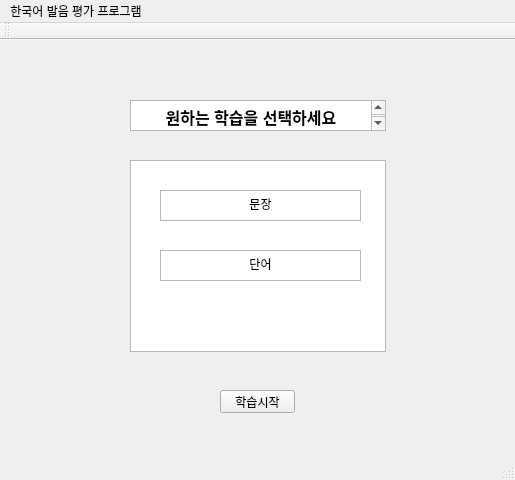
<?xml version="1.0" encoding="UTF-8"?>
<ui version="4.0">
 <class>MainWindow</class>
 <widget class="QMainWindow" name="MainWindow">
  <property name="geometry">
   <rect>
    <x>0</x>
    <y>0</y>
    <width>515</width>
    <height>480</height>
   </rect>
  </property>
  <property name="baseSize">
   <size>
    <width>0</width>
    <height>0</height>
   </size>
  </property>
  <property name="windowTitle">
   <string>MainWindow</string>
  </property>
  <property name="autoFillBackground">
   <bool>false</bool>
  </property>
  <widget class="QWidget" name="centralwidget">
   <widget class="QPushButton" name="startbutton">
    <property name="geometry">
     <rect>
      <x>220</x>
      <y>350</y>
      <width>75</width>
      <height>23</height>
     </rect>
    </property>
    <property name="autoFillBackground">
     <bool>true</bool>
    </property>
    <property name="text">
     <string>학습시작</string>
    </property>
   </widget>
   <widget class="QTextBrowser" name="textBrowser">
    <property name="geometry">
     <rect>
      <x>130</x>
      <y>60</y>
      <width>256</width>
      <height>31</height>
     </rect>
    </property>
    <property name="mouseTracking">
     <bool>true</bool>
    </property>
    <property name="html">
     <string>&lt;!DOCTYPE HTML PUBLIC &quot;-//W3C//DTD HTML 4.0//EN&quot; &quot;http://www.w3.org/TR/REC-html40/strict.dtd&quot;&gt;
&lt;html&gt;&lt;head&gt;&lt;meta name=&quot;qrichtext&quot; content=&quot;1&quot; /&gt;&lt;style type=&quot;text/css&quot;&gt;
p, li { white-space: pre-wrap; }
&lt;/style&gt;&lt;/head&gt;&lt;body style=&quot; font-family:'Gulim'; font-size:9pt; font-weight:400; font-style:normal;&quot;&gt;
&lt;p align=&quot;center&quot; style=&quot; margin-top:0px; margin-bottom:0px; margin-left:0px; margin-right:0px; -qt-block-indent:0; text-indent:0px;&quot;&gt;&lt;span style=&quot; font-size:12pt; font-weight:600;&quot;&gt;원하는 학습을 선택하세요&lt;/span&gt;&lt;/p&gt;&lt;/body&gt;&lt;/html&gt;</string>
    </property>
   </widget>
   <widget class="QListView" name="listView">
    <property name="geometry">
     <rect>
      <x>130</x>
      <y>120</y>
      <width>256</width>
      <height>192</height>
     </rect>
    </property>
    <property name="autoFillBackground">
     <bool>true</bool>
    </property>
   </widget>
   <widget class="QTextBrowser" name="check_sentense">
    <property name="geometry">
     <rect>
      <x>160</x>
      <y>150</y>
      <width>201</width>
      <height>31</height>
     </rect>
    </property>
    <property name="html">
     <string>&lt;!DOCTYPE HTML PUBLIC &quot;-//W3C//DTD HTML 4.0//EN&quot; &quot;http://www.w3.org/TR/REC-html40/strict.dtd&quot;&gt;
&lt;html&gt;&lt;head&gt;&lt;meta name=&quot;qrichtext&quot; content=&quot;1&quot; /&gt;&lt;style type=&quot;text/css&quot;&gt;
p, li { white-space: pre-wrap; }
&lt;/style&gt;&lt;/head&gt;&lt;body style=&quot; font-family:'Gulim'; font-size:9pt; font-weight:400; font-style:normal;&quot;&gt;
&lt;p align=&quot;center&quot; style=&quot; margin-top:0px; margin-bottom:0px; margin-left:0px; margin-right:0px; -qt-block-indent:0; text-indent:0px;&quot;&gt;문장&lt;/p&gt;&lt;/body&gt;&lt;/html&gt;</string>
    </property>
   </widget>
   <widget class="QTextBrowser" name="check_word">
    <property name="geometry">
     <rect>
      <x>160</x>
      <y>210</y>
      <width>201</width>
      <height>31</height>
     </rect>
    </property>
    <property name="html">
     <string>&lt;!DOCTYPE HTML PUBLIC &quot;-//W3C//DTD HTML 4.0//EN&quot; &quot;http://www.w3.org/TR/REC-html40/strict.dtd&quot;&gt;
&lt;html&gt;&lt;head&gt;&lt;meta name=&quot;qrichtext&quot; content=&quot;1&quot; /&gt;&lt;style type=&quot;text/css&quot;&gt;
p, li { white-space: pre-wrap; }
&lt;/style&gt;&lt;/head&gt;&lt;body style=&quot; font-family:'Gulim'; font-size:9pt; font-weight:400; font-style:normal;&quot;&gt;
&lt;p align=&quot;center&quot; style=&quot; margin-top:0px; margin-bottom:0px; margin-left:0px; margin-right:0px; -qt-block-indent:0; text-indent:0px;&quot;&gt;단어&lt;/p&gt;&lt;/body&gt;&lt;/html&gt;</string>
    </property>
   </widget>
  </widget>
  <widget class="QMenuBar" name="menubar">
   <property name="geometry">
    <rect>
     <x>0</x>
     <y>0</y>
     <width>515</width>
     <height>21</height>
    </rect>
   </property>
   <widget class="QMenu" name="menu">
    <property name="title">
     <string>한국어 발음 평가 프로그램</string>
    </property>
   </widget>
   <addaction name="menu"/>
  </widget>
  <widget class="QStatusBar" name="statusbar"/>
  <widget class="QToolBar" name="toolBar">
   <property name="windowTitle">
    <string>toolBar</string>
   </property>
   <attribute name="toolBarArea">
    <enum>TopToolBarArea</enum>
   </attribute>
   <attribute name="toolBarBreak">
    <bool>false</bool>
   </attribute>
  </widget>
 </widget>
 <resources/>
 <connections>
  <connection>
   <sender>startbutton</sender>
   <signal>clicked()</signal>
   <receiver>MainWindow</receiver>
   <slot>nextClick()</slot>
   <hints>
    <hint type="sourcelabel">
     <x>365</x>
     <y>425</y>
    </hint>
    <hint type="destinationlabel">
     <x>570</x>
     <y>444</y>
    </hint>
   </hints>
  </connection>
 </connections>
 <slots>
  <slot>nextClick()</slot>
 </slots>
</ui>
